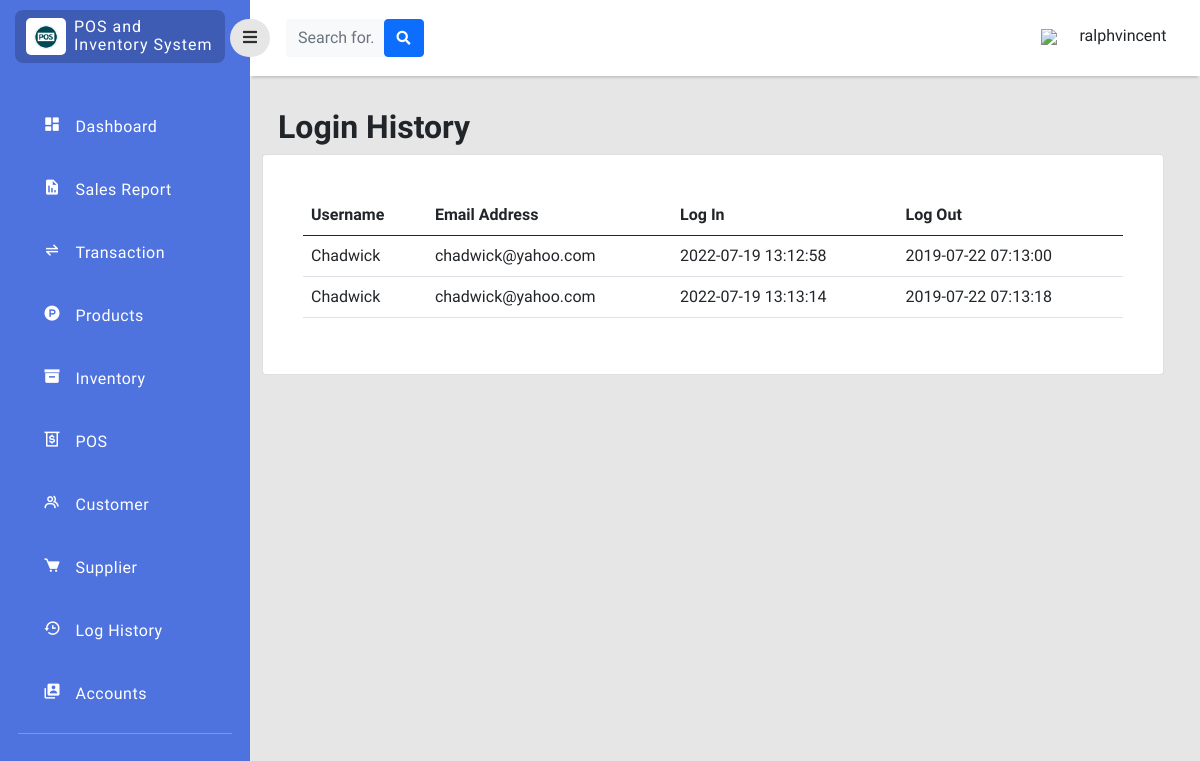
Page /php/loghistory.php (signed in) on the earlier database version.
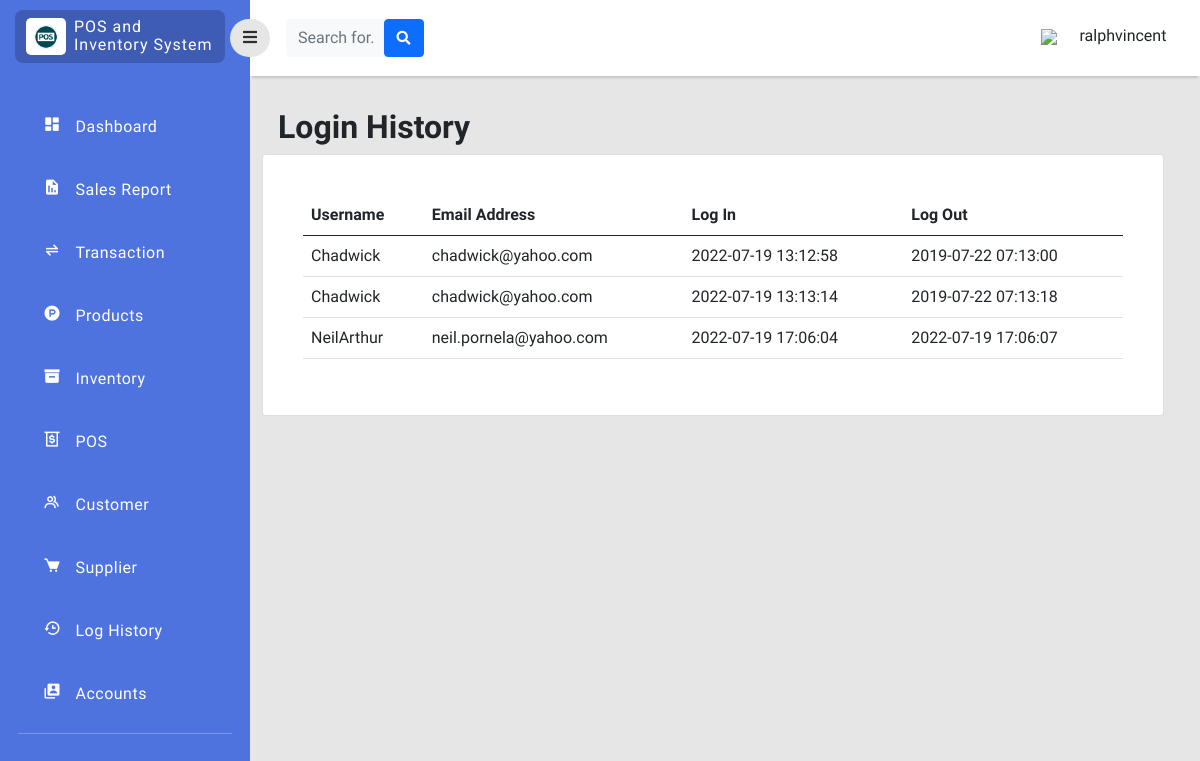
Same page on the later database version.
### tables this page shows
CREATE TABLE `activity` (
  `id_act` int(11) NOT NULL,
  `id` int(11) NOT NULL,
  `login_time` datetime DEFAULT current_timestamp(),
  `logout_time` datetime DEFAULT NULL ON UPDATE current_timestamp()
);

CREATE TABLE `users` (
  `id` int(11) NOT NULL,
  `username` varchar(255) NOT NULL,
  `email_address` varchar(255) NOT NULL,
  `password` varchar(255) NOT NULL,
  `contact_no` varchar(11) NOT NULL,
  `position` enum('admin','cashier') NOT NULL,
  `status` enum('active','inactive') NOT NULL
);

### php/loghistory.php (the view, shortened to what the changed rows need)
<?php
include 'connection.php';
?>
<!doctype html>
<html lang="en">
  <head>
    <link href="https://cdn.jsdelivr.net/npm/bootstrap@5.0.2/dist/css/bootstrap.min.css" rel="stylesheet"
>
    <link rel="stylesheet" type="text/css" href="../style/dash.css">
    <link
      href="https://cdnjs.cloudflare.com/ajax/libs/font-awesome/5.15.1/css/all.min.css"
      rel="stylesheet"
    />
    <link href='https://unpkg.com/boxicons@2.1.2/css/boxicons.min.css' rel='stylesheet'>
    </head>
    <body>
    <div class="page">
        <div class="content">
    <div class="col py-3 mt-3 d-flex justify-content-center overflow-auto">
        <div class="container-fluid">
            <div class="row">
                <div class="col d-flex justify-content">
                    <br>
                    <div class="w-50">
                        <h2 class="text-dark text-start ps-3 fw-bold ">Login History</h2>
                    </div>
                </div>
                <div class="row">
                    <div class="col ">
                        <div class="card">
                            <div class="card-body rounded-3 m-4 table-responsive-lg">
                                <table class="table table-hover align-middle" id="CustomerTab">
                                    <thead>
                                        <tr>
                                            <th scope="col">Username</th>
                                            <th scope="col">Email Address</th>
                                            <th scope="col">Log In</th>
                                            <th scope="col">Log Out</th>
                                        </tr>
                                    </thead>
                                    <tbody>
                                        <?php
                                        $history = mysqli_query($con,"SELECT * FROM users,activity WHERE (users.id=activity.id)");
                                        while ($rows = mysqli_fetch_array($history)) { ?>
                                            <tr>
                                                <td><?php echo $rows['username'];  ?></td>
                                                <td><?php  echo $rows['email_address']; ?></td>
                                                <td><?php echo $rows['login_time'];?></td>
                                                <td><?php echo $rows['logout_time'];  ?></td>
                                            </tr>
                                        <?php }  ?>
                                    </tbody>
                                </table>
                            </div>
                        </div>
                    </div>
                </div>
            </div>
        </div>
    </div>
</body>
</html>

Differences in the rows shown:
added activity: id.username "NeilArthur", id.email_address "neil.pornela@yahoo.com", login_time "2022-07-19 17:06:04", logout_time "2022-07-19 17:06:07"
